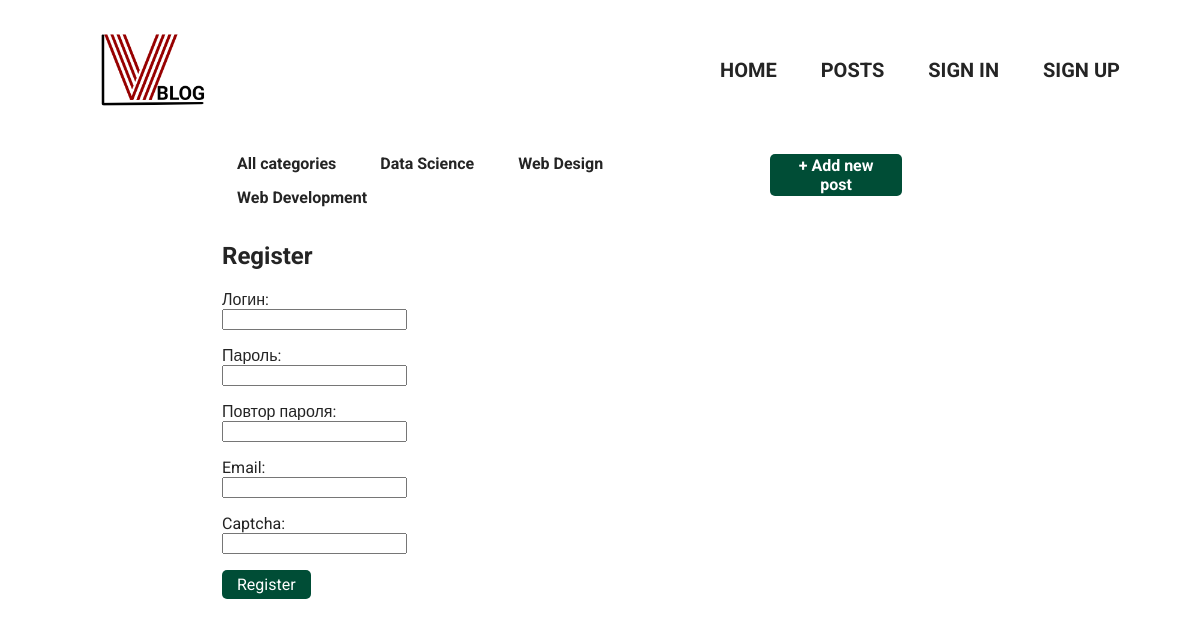
Screenshot of /register/ with the database file from the repository.
### InfoBlog/models.py (models this page shows, shortened)
class Category(models.Model):
    category_name = models.CharField(max_length=100, db_index=True, verbose_name='Название категории')
    slug = models.SlugField(max_length=255, db_index=True, unique=True, verbose_name="URL")
    def get_absolute_url(self):
        return reverse('category', kwargs={'cat_slug': self.slug})
    class Meta:
        verbose_name = 'Категории'
        verbose_name_plural = 'Категории'
        ordering = ['category_name']

### InfoBlog/views.py (the view, shortened to what this page needs)
# urls.py: path('register/', RegisterUser.as_view(), name='register'),
class RegisterUser(CreateView):
    form_class = RegisterUserForm
    template_name = 'InfoBlog/register.html'
    success_url = reverse_lazy('login')
    def get_context_data(self, *, object_list=None, **kwargs):
        context = super().get_context_data(**kwargs)
        return context

### InfoBlog/forms.py
class RegisterUserForm(UserCreationForm):
    username = forms.CharField(label='Логин', widget=forms.TextInput(attrs={'class': 'form-input'}))
    email = forms.EmailField(label='Email', widget=forms.EmailInput(attrs={'class': 'form-input'}))
    password1 = forms.CharField(label='Пароль', widget=forms.PasswordInput(attrs={'class': 'form-input'}))
    password2 = forms.CharField(label='Повтор пароля', widget=forms.PasswordInput(attrs={'class': 'form-input'}))
    captcha = CaptchaField()
    class Meta:
        model = User
        fields = ('username', 'password1', 'password2', 'email')

### InfoBlog/templatetags/InfoBlog_tags.py (called while the page is built)
@register.inclusion_tag('InfoBlog/list_categories.html')
def show_categories(sort=None, category_selected=0):
    if not sort:
        cats = Category.objects.all()
    else:
        categories = Category.objects.order_by(sort)
    return {"categories": categories, "category_selected": category_selected}

### InfoBlog/templates/InfoBlog/register.html (shortened to what this page needs)
{% extends 'InfoBlog/base.html' %}
{% load static %}
{% block content %}
<h2>Register</h2>
<form method="post">
    {% for f in form %}
        <p>{{f.label}}:</br> {{ f }}</p>
    {% endfor %}
    <button class="add_post_button" type="submit">Register</button>
</form>
{% endblock %}

### InfoBlog/templates/InfoBlog/list_categories.html
{% for c in categories %}
    {% if c.pk == category_selected %}
        <li class="selected">{{c.category_name}}</li>
    {% else %}
        <li><a href="{{ c.get_absolute_url }}">{{c.category_name}}</a></li>
    {% endif %}
{% endfor %}

### InfoBlog/static/InfoBlog/css/base.css (style rules this page uses)
body { color: #242424; margin: 0; padding: 0; font-family: 'Roboto', sans-serif; font-weight: normal; list-style-type: none; }
button { padding: 0; border: none; font: inherit; color: inherit; background-color: transparent; cursor: pointer; }
a, a:visited, a:active { text-decoration: none; color: #242424; }
ul, li { list-style-type: none; }
.category li { display: inline-block; margin-right: 25px; margin-bottom: 15px; margin-left: 15px; }
.add_post_button { padding: 5px 15px; background-color: #004D36; color: white; border-radius: 5px; }
.form-input { display: block; }

### rows the page displays
Category: category_name "Data Science"
Category: category_name "Web Design"
Category: category_name "Web Development"

### other values shown
{{ f.label }} "Логин" "Пароль" "Повтор пароля" "Email" "Captcha"
